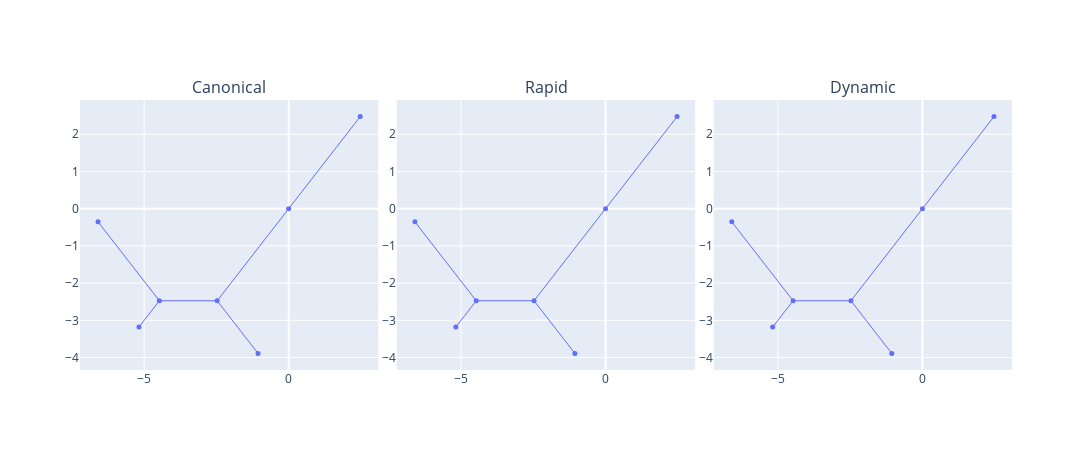

Here is the notebook cell this chart was saved with:
### Code cell
figd = anjl.plot(Z1d, marker_size=5, internal_marker_size=5)
figr = anjl.plot(Z1r, marker_size=5, internal_marker_size=5)
figc = anjl.plot(Z1, marker_size=5, internal_marker_size=5)
figures = [figc, figr, figd]
fig = make_subplots(
    rows=1,
    cols=len(figures),
    subplot_titles=["Canonical", "Rapid", "Dynamic"],
    horizontal_spacing=0.02,
    vertical_spacing=0.02,
)
for i, figure in enumerate(figures):
    for trace in range(len(figure["data"])):
        fig.append_trace(figure["data"][trace], row=1, col=i + 1)
fig.update_layout(showlegend=False, height=450, width=1100)
fig

### Figure 1 — Plotly figure (JSON) as saved in the notebook; plotly's stock layout.template omitted (floating-point values rounded to 4 significant figures)
{"data": [{"hovertemplate": "x=%{x}<br>y=%{y}<extra></extra>", "legendgroup": "", "line": {"color": "#636efa", "dash": "solid", "width": 1}, "marker": {"symbol": "circle"}, "mode": "lines", "name": "", "orientation": "v", "showlegend": false, "type": "scatter", "x": [0, 2.475, null, 0, -2.475, null, -2.475, -1.061, null, -2.475, -4.475, null, -4.475, -5.182, null, -4.475, -6.596, null], "xaxis": "x", "y": [0, 2.475, null, 0, -2.475, null, -2.475, -3.889, null, -2.475, -2.475, null, -2.475, -3.182, null, -2.475, -0.3536, null], "yaxis": "y"}, {"hovertemplate": "<b>%{hovertext}</b><br><br>x=%{x}<br>y=%{y}<extra></extra>", "hovertext": [1, 0, 2, 3], "legendgroup": "", "marker": {"color": "#636efa", "size": 5, "symbol": "circle"}, "mode": "markers", "name": "", "orientation": "v", "showlegend": false, "type": "scatter", "x": [-6.596, -5.182, -1.061, 2.475], "xaxis": "x", "y": [-0.3536, -3.182, -3.889, 2.475], "yaxis": "y"}, {"hovertemplate": "<b>%{hovertext}</b><br><br>x=%{x}<br>y=%{y}<extra></extra>", "hovertext": [6, 5, 4], "legendgroup": "", "marker": {"color": "#636efa", "size": 5, "symbol": "circle"}, "mode": "markers", "name": "", "orientation": "v", "showlegend": false, "type": "scatter", "x": [0, -2.475, -4.475], "xaxis": "x", "y": [0, -2.475, -2.475], "yaxis": "y"}, {"hovertemplate": "x=%{x}<br>y=%{y}<extra></extra>", "legendgroup": "", "line": {"color": "#636efa", "dash": "solid", "width": 1}, "marker": {"symbol": "circle"}, "mode": "lines", "name": "", "orientation": "v", "showlegend": false, "type": "scatter", "x": [0, 2.475, null, 0, -2.475, null, -2.475, -1.061, null, -2.475, -4.475, null, -4.475, -5.182, null, -4.475, -6.596, null], "xaxis": "x2", "y": [0, 2.475, null, 0, -2.475, null, -2.475, -3.889, null, -2.475, -2.475, null, -2.475, -3.182, null, -2.475, -0.3536, null], "yaxis": "y2"}, {"hovertemplate": "<b>%{hovertext}</b><br><br>x=%{x}<br>y=%{y}<extra></extra>", "hovertext": [1, 0, 2, 3], "legendgroup": "", "marker": {"color": "#636efa", "size": 5, "symbol": "circle"}, "mode": "markers", "name": "", "orientation": "v", "showlegend": false, "type": "scatter", "x": [-6.596, -5.182, -1.061, 2.475], "xaxis": "x2", "y": [-0.3536, -3.182, -3.889, 2.475], "yaxis": "y2"}, {"hovertemplate": "<b>%{hovertext}</b><br><br>x=%{x}<br>y=%{y}<extra></extra>", "hovertext": [6, 5, 4], "legendgroup": "", "marker": {"color": "#636efa", "size": 5, "symbol": "circle"}, "mode": "markers", "name": "", "orientation": "v", "showlegend": false, "type": "scatter", "x": [0, -2.475, -4.475], "xaxis": "x2", "y": [0, -2.475, -2.475], "yaxis": "y2"}, {"hovertemplate": "x=%{x}<br>y=%{y}<extra></extra>", "legendgroup": "", "line": {"color": "#636efa", "dash": "solid", "width": 1}, "marker": {"symbol": "circle"}, "mode": "lines", "name": "", "orientation": "v", "showlegend": false, "type": "scatter", "x": [0, 2.475, null, 0, -2.475, null, -2.475, -1.061, null, -2.475, -4.475, null, -4.475, -5.182, null, -4.475, -6.596, null], "xaxis": "x3", "y": [0, 2.475, null, 0, -2.475, null, -2.475, -3.889, null, -2.475, -2.475, null, -2.475, -3.182, null, -2.475, -0.3536, null], "yaxis": "y3"}, {"hovertemplate": "<b>%{hovertext}</b><br><br>x=%{x}<br>y=%{y}<extra></extra>", "hovertext": [1, 0, 2, 3], "legendgroup": "", "marker": {"color": "#636efa", "size": 5, "symbol": "circle"}, "mode": "markers", "name": "", "orientation": "v", "showlegend": false, "type": "scatter", "x": [-6.596, -5.182, -1.061, 2.475], "xaxis": "x3", "y": [-0.3536, -3.182, -3.889, 2.475], "yaxis": "y3"}, {"hovertemplate": "<b>%{hovertext}</b><br><br>x=%{x}<br>y=%{y}<extra></extra>", "hovertext": [6, 5, 4], "legendgroup": "", "marker": {"color": "#636efa", "size": 5, "symbol": "circle"}, "mode": "markers", "name": "", "orientation": "v", "showlegend": false, "type": "scatter", "x": [0, -2.475, -4.475], "xaxis": "x3", "y": [0, -2.475, -2.475], "yaxis": "y3"}], "layout": {"annotations": [{"font": {"size": 16}, "showarrow": false, "text": "Canonical", "x": 0.16, "xanchor": "center", "xref": "paper", "y": 1, "yanchor": "bottom", "yref": "paper"}, {"font": {"size": 16}, "showarrow": false, "text": "Rapid", "x": 0.5, "xanchor": "center", "xref": "paper", "y": 1, "yanchor": "bottom", "yref": "paper"}, {"font": {"size": 16}, "showarrow": false, "text": "Dynamic", "x": 0.84, "xanchor": "center", "xref": "paper", "y": 1, "yanchor": "bottom", "yref": "paper"}], "height": 450, "showlegend": false, "width": 1100, "xaxis": {"anchor": "y", "autorange": true, "domain": [0, 0.32], "range": [-7.219, 3.098], "type": "linear"}, "xaxis2": {"anchor": "y2", "autorange": true, "domain": [0.34, 0.66], "range": [-7.219, 3.098], "type": "linear"}, "xaxis3": {"anchor": "y3", "autorange": true, "domain": [0.68, 1], "range": [-7.219, 3.098], "type": "linear"}, "yaxis": {"anchor": "x", "autorange": true, "domain": [0, 1], "range": [-4.336, 2.922], "type": "linear"}, "yaxis2": {"anchor": "x2", "autorange": true, "domain": [0, 1], "range": [-4.336, 2.922], "type": "linear"}, "yaxis3": {"anchor": "x3", "autorange": true, "domain": [0, 1], "range": [-4.336, 2.922], "type": "linear"}}}
